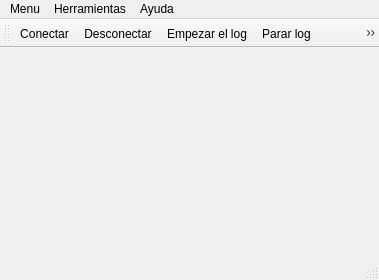
<?xml version="1.0" encoding="UTF-8"?>
<ui version="4.0">
 <class>MainWindow</class>
 <widget class="QMainWindow" name="MainWindow">
  <property name="geometry">
   <rect>
    <x>0</x>
    <y>0</y>
    <width>379</width>
    <height>280</height>
   </rect>
  </property>
  <property name="windowTitle">
   <string>OBD Reader</string>
  </property>
  <property name="windowIcon">
   <iconset resource="OBDReader_GUI.qrc">
    <normaloff>:/images/mil.png</normaloff>:/images/mil.png</iconset>
  </property>
  <widget class="QWidget" name="centralWidget">
   <layout class="QVBoxLayout" name="verticalLayout"/>
  </widget>
  <widget class="QMenuBar" name="menuBar">
   <property name="geometry">
    <rect>
     <x>0</x>
     <y>0</y>
     <width>379</width>
     <height>21</height>
    </rect>
   </property>
   <widget class="QMenu" name="menuCalls">
    <property name="title">
     <string>Menu</string>
    </property>
    <addaction name="actionConnect"/>
    <addaction name="actionDisconnect"/>
    <addaction name="actionStartLog"/>
    <addaction name="actionStopLog"/>
    <addaction name="separator"/>
    <addaction name="actionQuit"/>
   </widget>
   <widget class="QMenu" name="menuTools">
    <property name="title">
     <string>Herramientas</string>
    </property>
    <addaction name="actionConfigure"/>
    <addaction name="actionSelectPid"/>
   </widget>
   <widget class="QMenu" name="menuHelp">
    <property name="title">
     <string>Ayuda</string>
    </property>
    <addaction name="actionAbout"/>
   </widget>
   <addaction name="menuCalls"/>
   <addaction name="menuTools"/>
   <addaction name="menuHelp"/>
  </widget>
  <widget class="QToolBar" name="mainToolBar">
   <property name="movable">
    <bool>true</bool>
   </property>
   <attribute name="toolBarArea">
    <enum>TopToolBarArea</enum>
   </attribute>
   <attribute name="toolBarBreak">
    <bool>false</bool>
   </attribute>
   <addaction name="actionConnect"/>
   <addaction name="actionDisconnect"/>
   <addaction name="actionStartLog"/>
   <addaction name="actionStopLog"/>
   <addaction name="actionSelectPid"/>
   <addaction name="actionConfigure"/>
  </widget>
  <widget class="QStatusBar" name="statusBar"/>
  <action name="actionAbout">
   <property name="icon">
    <iconset resource="OBDReader_GUI.qrc">
     <normaloff>:/images/mil.png</normaloff>:/images/mil.png</iconset>
   </property>
   <property name="text">
    <string>Sobre OBDReader</string>
   </property>
   <property name="toolTip">
    <string>Información sobre el programa</string>
   </property>
   <property name="shortcut">
    <string>Alt+A</string>
   </property>
  </action>
  <action name="actionConnect">
   <property name="icon">
    <iconset resource="OBDReader_GUI.qrc">
     <normaloff>:/images/connect.png</normaloff>:/images/connect.png</iconset>
   </property>
   <property name="text">
    <string>Conectar</string>
   </property>
   <property name="iconText">
    <string>Conectar</string>
   </property>
   <property name="toolTip">
    <string>Conectarse al OBDReader</string>
   </property>
   <property name="shortcut">
    <string>Ctrl+O</string>
   </property>
  </action>
  <action name="actionDisconnect">
   <property name="icon">
    <iconset resource="OBDReader_GUI.qrc">
     <normaloff>:/images/disconnect.png</normaloff>:/images/disconnect.png</iconset>
   </property>
   <property name="text">
    <string>Desconectar</string>
   </property>
   <property name="toolTip">
    <string>Desconectarse del OBDReader</string>
   </property>
   <property name="shortcut">
    <string>Ctrl+D</string>
   </property>
  </action>
  <action name="actionConfigure">
   <property name="icon">
    <iconset resource="OBDReader_GUI.qrc">
     <normaloff>:/images/settings.png</normaloff>:/images/settings.png</iconset>
   </property>
   <property name="text">
    <string>Configurar</string>
   </property>
   <property name="toolTip">
    <string>Configura el puerto OBD</string>
   </property>
   <property name="shortcut">
    <string>Alt+C</string>
   </property>
  </action>
  <action name="actionQuit">
   <property name="icon">
    <iconset resource="OBDReader_GUI.qrc">
     <normaloff>:/images/application-exit.png</normaloff>:/images/application-exit.png</iconset>
   </property>
   <property name="text">
    <string>Salir</string>
   </property>
   <property name="iconText">
    <string>Salir</string>
   </property>
   <property name="toolTip">
    <string>Salir</string>
   </property>
   <property name="shortcut">
    <string>Ctrl+Q</string>
   </property>
  </action>
  <action name="actionStartLog">
   <property name="icon">
    <iconset resource="OBDReader_GUI.qrc">
     <normaloff>:/images/start-button.png</normaloff>:/images/start-button.png</iconset>
   </property>
   <property name="text">
    <string>Empezar el log</string>
   </property>
   <property name="toolTip">
    <string>Empieza el log</string>
   </property>
   <property name="shortcut">
    <string>E</string>
   </property>
  </action>
  <action name="actionStopLog">
   <property name="icon">
    <iconset resource="OBDReader_GUI.qrc">
     <normaloff>:/images/stop-button-red-md.png</normaloff>:/images/stop-button-red-md.png</iconset>
   </property>
   <property name="text">
    <string>Parar log</string>
   </property>
   <property name="toolTip">
    <string>Para el log</string>
   </property>
   <property name="shortcut">
    <string>P</string>
   </property>
  </action>
  <action name="actionSelectPid">
   <property name="icon">
    <iconset resource="OBDReader_GUI.qrc">
     <normaloff>:/images/pid-gauge.png</normaloff>:/images/pid-gauge.png</iconset>
   </property>
   <property name="text">
    <string>Seleccionar PIDs</string>
   </property>
   <property name="iconText">
    <string>Seleccionar PIDs</string>
   </property>
   <property name="toolTip">
    <string>Desplegable con los PIDs para elegir</string>
   </property>
  </action>
 </widget>
 <layoutdefault spacing="6" margin="11"/>
 <resources>
  <include location="OBDReader_GUI.qrc"/>
 </resources>
 <connections/>
</ui>
